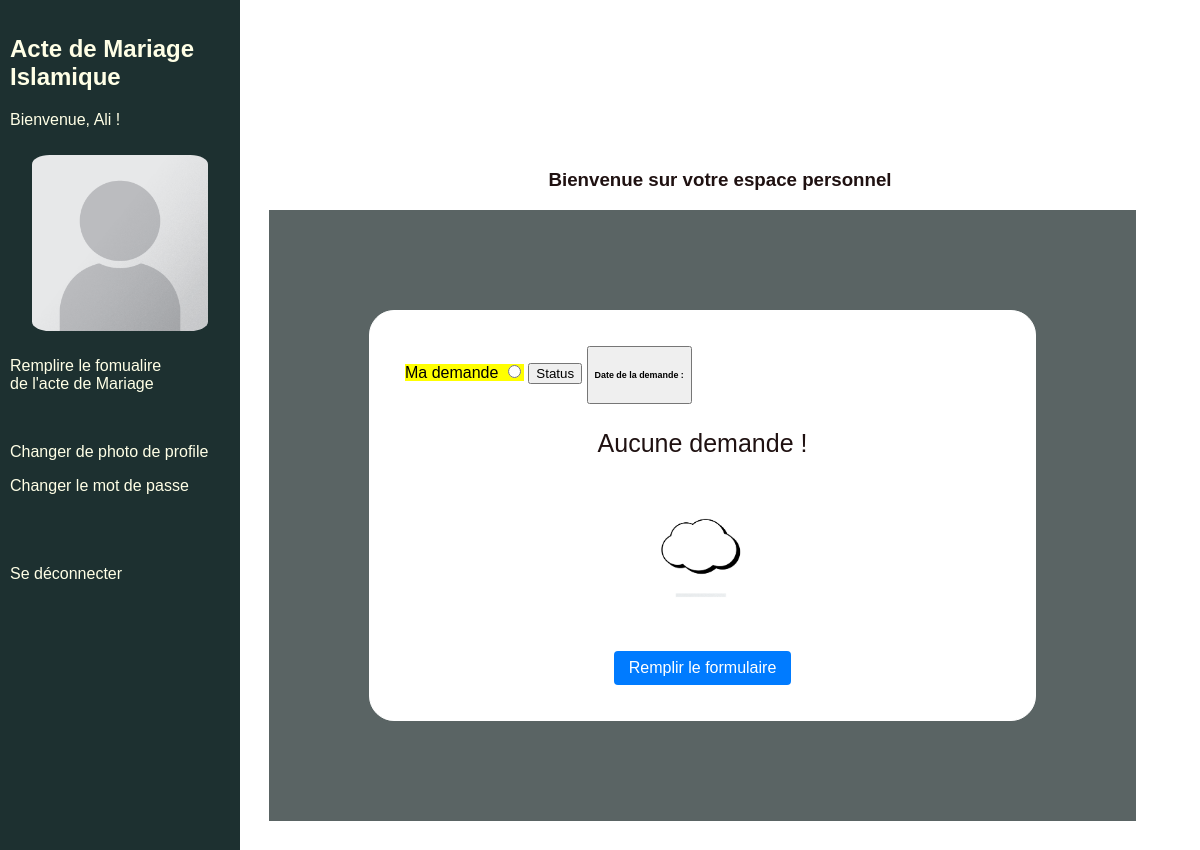
/accueilx/ (signed in), run on an earlier commit of the app's database.
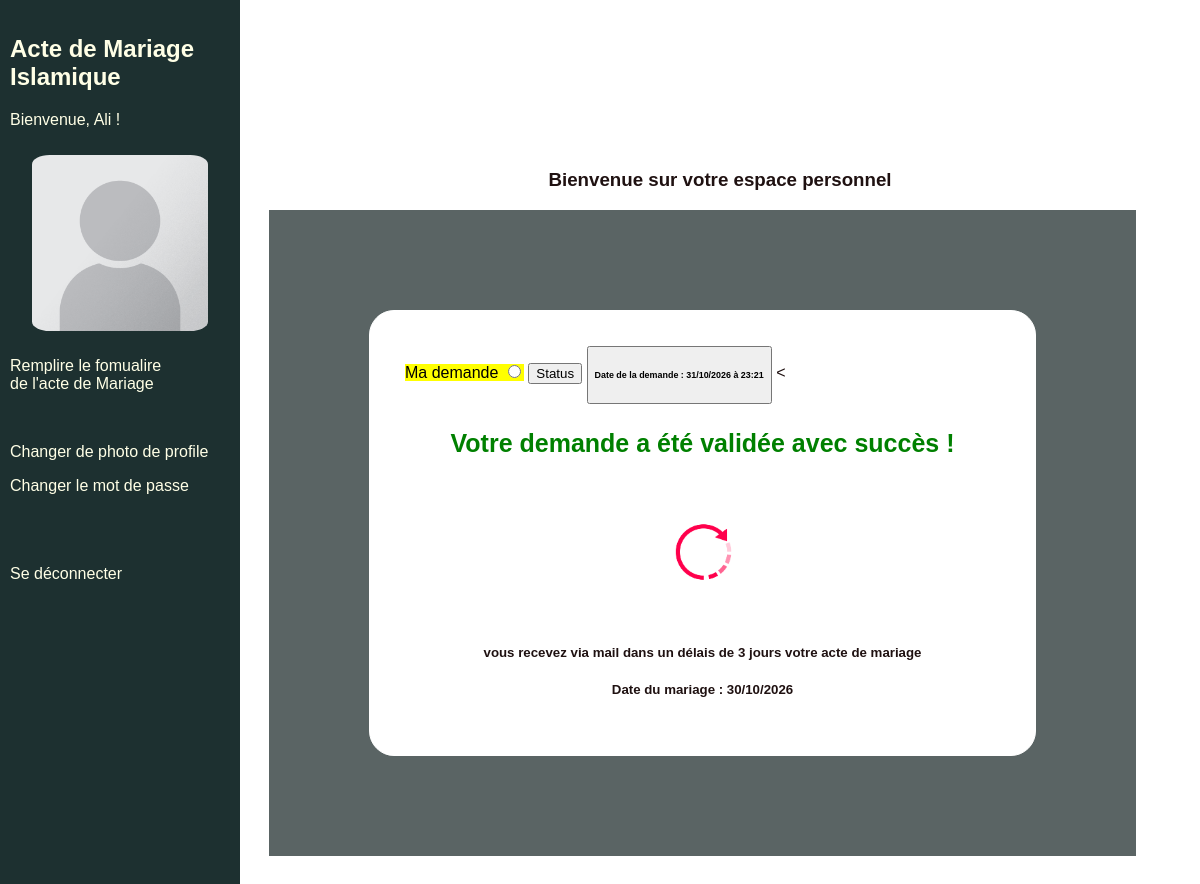
And on a later commit of the database.
### authentication/models.py (models this page shows)
class User(AbstractUser):
    CREATOR ='CREATOR'
    SUBSCRIBER = 'SUBSCRIBER'
    ROLE_CHOICES =(
        (CREATOR, 'Créateur'),
        (SUBSCRIBER, 'Abonné'),
)
    profile_photo = models.ImageField(verbose_name='photo de profil')
    role = models.CharField(max_length= 30, choices= ROLE_CHOICES,)

### officialpage/models.py (models this page shows, shortened)
class ActeMariage(models.Model):
    demandeur = models.ForeignKey(
        settings.AUTH_USER_MODEL,
        on_delete=models.CASCADE,
        related_name='demandes_acte',
    )
    nom_marie = models.CharField(max_length=70, verbose_name="Nom de l'époux")
    prenom_marie = models.CharField(
        max_length=70, verbose_name="Prénom de l'époux"
    )
    cip_marie = models.FileField(
        upload_to='cip/maries/',
        verbose_name="CIP de l'époux (PDF ou Image)",
        validators=[
            FileExtensionValidator(allowed_extensions=VALID_IMAGE_EXTENSIONS)
        ],
    )
    image_epoux = models.ImageField()
    nom_epouse = models.CharField(
        max_length=70, verbose_name="Nom de l'épouse"
    )
    prenom_epouse = models.CharField(
        max_length=70, verbose_name="Prénom de l'épouse"
    )
    image_epouse = models.ImageField(
        upload_to='photo/maries/',
        verbose_name ="Photo de l'épouse",
        validators =[
            FileExtensionValidator(allowed_extensions = VALID_IMAGE_EXTENSIONS )
        ]
    )
    cip_epouse = models.FileField(
        upload_to='cip/epouses/',
        verbose_name='CIP de la mariée (PDF ou Image)',
        validators=[
            FileExtensionValidator (allowed_extensions=VALID_IMAGE_EXTENSIONS)
        ],
    )
    signature_du_mari = models.FileField(
    upload_to='signature/epoux/',
    verbose_name="Signature de l'époux (signez , scannez et envoyez)",
    validators=[
        FileExtensionValidator(
            allowed_extensions=VALID_IMAGE_EXTENSIONS
        )
    ],
    blank=True,
    null = True,
    )
    signature_de_la_mariee = models.FileField(
    upload_to='signature/epouse/',
    verbose_name="Signature de l'épouse (signez, scannez et envoyez)",
    validators=[
        FileExtensionValidator(
            allowed_extensions=VALID_IMAGE_EXTENSIONS
        )
    ],
    blank= True,
    null = True,
    )
    profession_epoux = models.CharField( max_length= 200, verbose_name= "Profession de l'époux", blank=True, null=True)
    profession_epouse = models.CharField( max_length=200,  verbose_name= "Profession de l'épouse", blank=True, null=True)
    dot = models.CharField(max_length=100, verbose_name='Dot')
    date_mariage = models.DateField(verbose_name='Date du mariage')
    temoin_1 = models.CharField(
        max_length=100, verbose_name="Nom et prénom du témoin 1 (Selon CIP)"
    )
    temoin_2 = models.CharField(
        max_length=100, verbose_name="Nom et prénom du témoin 2"
    )
    temoin_3 = models.CharField(
            max_length=100, verbose_name="Nom et prénom du témoin 3(pas obligatoire)",
        blank=False, null=True)
    created_at = models.DateTimeField(auto_now_add=True)

### officialpage/views.py (the view)
# urls.py: path('accueilx/', officialpage.views.demande, name ='accueilx'),
@login_required
def demande(request):
    photos = models.Photo.objects.all()
    mon_acte = models.ActeMariage.objects.filter(demandeur=request.user).first()
    context = {
        'photos': photos,
        'mon_acte': mon_acte, # On transmet l'acte au template HTML
    }
    return render(request, 'officialpage/accueilx.html', context=context)

### officialpage/templates/officialpage/accueilx.html (shortened to what this page needs)
{% extends 'base.html'%}
{% load static %}
{% block content %}
<!DOCTYPE html>
<html lang="fr">
<head>
    <link rel="stylesheet" href="{% static 'css/app.css' %}">
</head>
<body>
<section class="Navbar-top">
      <nav class="navbar">
        <div class="title-web"> <a class="AMI" style="text-indent: left;"; href="#"> Acte de Marige Islamique </a></div>
        <ul>
            <li> <a href="#">  </a></li>
            <li> <a href="#"> </a></li>
            <li> <a href="#">  </a></li>
        </ul>
    </nav>
</section>
 <br>
 <section>
    <div class="main">
    <h3 style="text-align: center;">Bienvenue sur votre espace personnel</h3>
        <div class="container">
            <div class="container1">
                <span style="background-color: yellow; color: black; text-align: center;"> Ma demande  <input type="radio" /></span>
                <button style="text-align: right;"> Status  </button>
                 <button> <h6><strong>Date de la demande :</strong> {{ mon_acte.created_at|date:"d/m/Y à H:i" }}</h6>  </button>
              {% if mon_acte %}
                    <<div style="margin-top: 15px; text-align: center;">
                    <p style="color: green; font-weight: bold;"> Votre demande a été validée avec succès ! </p>
                    <img class="avatar" src="{% static 'images/Green and White Simple Watercolor Page Border A5 (2).png' %}" style="width: 120px; height: 120px; object-fit: cover;" alt="en_cours">
                    <h5> vous recevez via mail dans un délais de 3 jours votre acte de mariage </h5>
                    <h5>Date du mariage : {{ mon_acte.date_mariage|date:"d/m/Y" }}</h5>
                {% else %}
                    <div style="margin-top: 15px; text-align: center;">
                    <p> Aucune demande ! </p>
                    <img class="avatar" src="{% static 'images/Green and White Simple Watercolor Page Border A5 (3).png' %}" alt="Aucune demande" style="width: 120px; height: 120px; object-fit: cover;">
                    <br>
                    <a href="{% url 'formulaire' %}" style="display: inline-block; margin-top: 10px; padding: 8px 15px; background-color: #007bff; color: white; text-decoration: none; border-radius: 4px;">Remplir le formulaire</a>
                {% endif %}
                </div>
        </div>
    </div>
</div>
    <div class="sidebar">
        <h2> Acte de Mariage Islamique  </h2>
        {% if user.is_authenticated %}
            <p> Bienvenue, {{ user }} ! </p>
            {% if user.profile_photo  %}
                <img style="width: 120px; height: 120px; border-radius: 65px;" src="{{ user.profile_photo.url }}" alt="">
            {% else %}
            <img class="avatar" src="{% static 'images/default_profile.png' %}" alt="">
            {% endif %}
             <p> <a href="{% url 'formulaire' %}"> Remplire le fomualire <br> de l'acte de  Mariage</a></p>
            <br>
            <p> <a href="{% url 'changephoto' %}"> Changer de photo de profile</a></p>
            <p><a href="{% url 'password_change' %}">Changer le mot de passe</a></p>
            <br> <br>
                <br> <a href="{% url 'logout' %}">Se déconnecter</a></p>
        {% endif %} <br> <br>
    </div>
</section>
    {% endblock content %}

### templates/base.html (shortened to what this page needs)
{% load static %}
<!DOCTYPE html>
{% block content %}
{% endblock content %}

### static/css/app.css (style rules this page uses)
.main { margin-left:240px; padding: 20; color :rgb(31, 17, 17); }
.main button { text-align: center; }
.main p { font-size: 25px; text-align: center; }
html { font-family: Arial; }
.container { border : 1px solid white; background-color: rgb(90, 100, 100); padding: 100px; margin-right: 35px; box-shadow: 5px 5px 5px rgb(0,0,0,00.5s); }
.container1 { border: 1px solid white; padding: 35px; border-radius: 25px; background-color: white; }
.sidebar { height: 100%; width: 220px; position: fixed; z-index: 1; top: 0; left: 0; background-color: #1d3030; color: #ffffe6; overflow-x: hidden; padding-top: 15px; padding-left: 10px; padding-right: 10px; }
.sidebar a { text-decoration: none; color: #ffffe6; display: block; }
.main { margin-left: 240px; padding: 20px; }
.avatar { width: 80%; border-radius: 10%; display: block; margin: auto; padding-top: 10px; padding-bottom: 10px; }

What changed in the data, as far as the page shows it:
added ActeMariage: created_at "31/10/2026 à 23:21", date_mariage "30/10/2026"
Also different on the page:
text no longer shown: "Aucune demande ! Remplir le formulaire"
text now shown: "< Votre demande a été validée avec succès ! vous recevez via mail dans un délais de 3 jours votre acte de mariage Date du mariage :"
